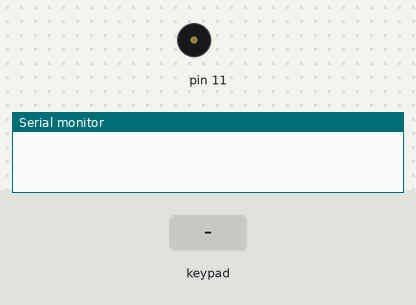
The sketch below on a simulated Arduino Uno, built with avr-gcc and run on an emulated ATmega328P. Shown: buzzer (waves = sounding), the last lines printed to the serial monitor. The inputs (shaded band) are chosen by the test bench.

Above: at 1.2 s.
1.3 s: key '1' pressed
At 1.7 s:
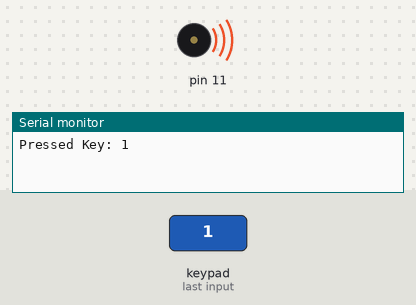
3.3 s: keypad keys 9 8 7 6 # pressed 0.4 s apart
6.8 s: key 'A' pressed
8.3 s: keypad keys 9 8 7 6 * pressed 0.4 s apart
11.8 s: key 'B' pressed
13.3 s: keypad keys 9 8 7 6 D pressed 0.4 s apart
Timing chart, 0 to 16.3 s (numbered marks = the images above; inputs shaded):
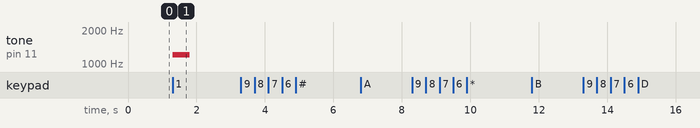

Measured:
- after the input at 1.3 s, tone on pin 11: silent → 1209 Hz at once, → silent 0.50 s later

The sketch:

DTMF_code.ino
```cpp
#include <Keypad.h>

const byte ROW_NUM    = 4; // Four rows
const byte COLUMN_NUM = 4; // Four columns

// Define the keymap for the keypad
char keys[ROW_NUM][COLUMN_NUM] = {
  {'1','2','3','A'},
  {'4','5','6','B'},
  {'7','8','9','C'},
  {'*','0','#','D'}
};

// Connect keypad ROW0, ROW1, ROW2 and ROW3 to these Arduino pins.
byte pin_rows[ROW_NUM] = {9, 8, 7, 6};

// Connect keypad COLUMN0, COLUMN1, COLUMN2 and COLUMN3 to these Arduino pins.
byte pin_column[COLUMN_NUM] = {5, 4, 3, 2};

// Create the Keypad object
Keypad keypad = Keypad(makeKeymap(keys), pin_rows, pin_column, ROW_NUM, COLUMN_NUM);

void setup() {
  Serial.begin(9600);
}

void loop() {
  char key = keypad.getKey();

  if (key) {
    Serial.print("Pressed Key: ");
    Serial.println(key);

    // Generate the DTMF tone based on the pressed key
    switch (key) {
      case '1':
        generateDTMFTone(697, 1209);
        break;
      case '2':
        generateDTMFTone(697, 1336);
        break;
      // Add cases for other keys here...
    }
  }
}

void generateDTMFTone(int frequency1, int frequency2) {
  // Generate DTMF tone using the tone() function
  tone(10, frequency1);
  tone(11, frequency2);

  // Play the tone for a short duration (adjust this value to change the tone duration)
  delay(500);

  // Stop the tones
  noTone(10);
  noTone(11);
}
```
